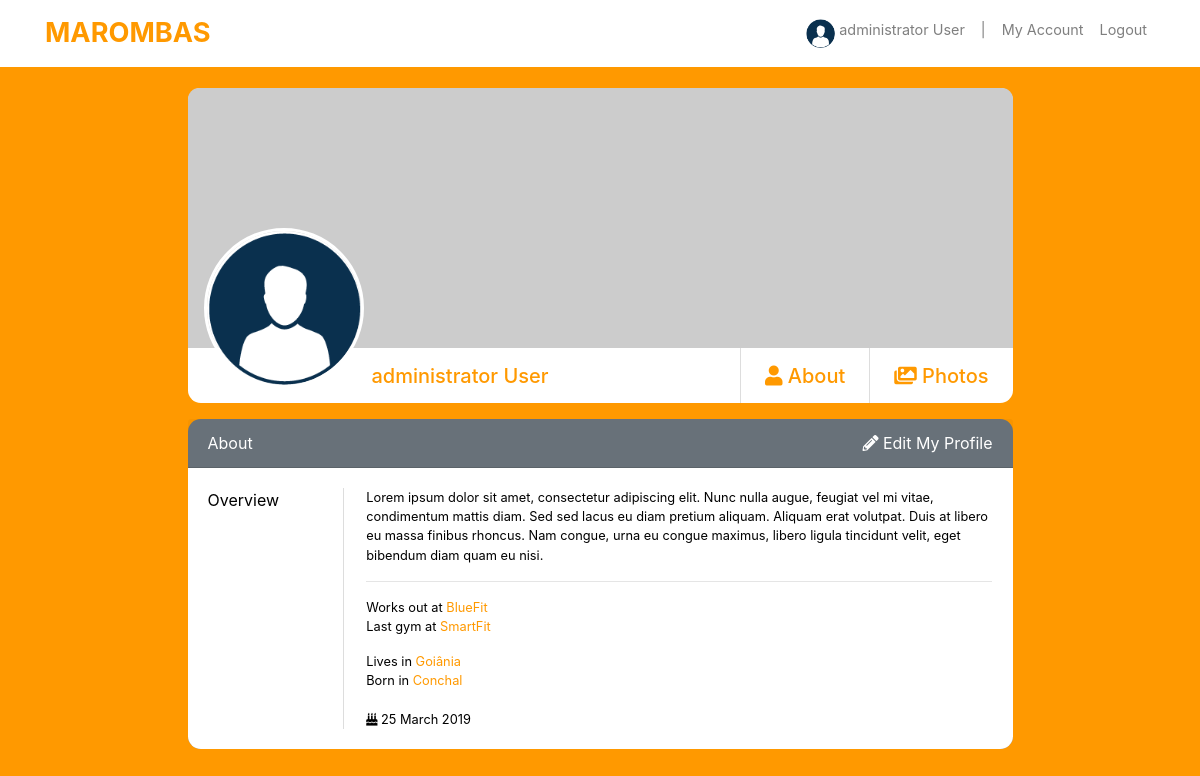
The page /profile/1/about/ (signed in) on the database its author committed.
### accounts/models.py (models this page shows)
class User(AbstractBaseUser, PermissionsMixin):
    first_name = models.CharField('First Name', max_length=50)
    last_name = models.CharField('Last Name', max_length=50)
    username = models.CharField('Username', max_length=60, unique=True)
    email = models.EmailField('E-mail', unique=True)
    birth_date = models.DateField('Birth Date', auto_now=False, null=True)
    description = models.TextField('Description', null=True, blank=True)
    description_card = models.TextField('Brief Description', null=True, blank=True)
    Prof_pic = models.ImageField('Profile Picture', upload_to='user_prof_pic', null=True, blank=True)
    album_photos = models.ImageField('Album photos', upload_to='album_photos', null=True, blank=True)
    cover_image = models.ImageField('Cover Image', upload_to='cover_pics', null=True, blank=True)
    date_joined = models.DateTimeField('Date joined', auto_now_add=True)
    works_out = models.CharField('Works out at', max_length=60)
    last_gym = models.CharField('Last Gym', max_length=60, default='last gym')
    city = models.CharField('Lives in', max_length=60)
    hometown = models.CharField('Hometown', max_length=60)
    is_active = models.BooleanField(default=True)
    is_admin = models.BooleanField(default=False)
    is_staff = models.BooleanField(default=False)
    USERNAME_FIELD = 'email'
    REQUIRED_FIELDS = ['username',]
    object = UserManager()
    class Meta:
        verbose_name = 'User'
        verbose_name_plural = 'Users'
    def __str__(self):
        return f"{self.first_name} {self.last_name}" or self.username

### accounts/views.py (the view)
# urls.py: path('<int:pk>/about/', views.about_page, name='about'),
@login_required
def about_page(request, pk):
    one_user = get_object_or_404(User, pk=pk)
    context = {'one_user': one_user}
    return render(request, 'accounts/about.html', context)

### accounts/context_processors.py (called while the page is built)
def user_list(request):
    latest_users = User.object.order_by('-date_joined')[:6]
    return {'user_list': latest_users}

### accounts/templates/accounts/about.html (shortened to what this page needs)
{% extends "base_profile.html" %}
{% load static %}
{% block content %}
    <div class="row d-flex justify-content-center">
        <div class="col-md-1"></div>
        <div class="col-md-9">
            <div class="card mb-3">
                <div class="wrapper">
                    {% if one_user.cover_image %}
                        <img src="{{ one_user.cover_image.url }}" class="card-img-top round-top-img">
                    {% else %}
                        <img src="https://dummyimage.com/600x400/707070/ffffff&text=image+cover" class="card-img-top round-top-img">
                    {% endif %}
                </div>
                <div class="card-body title-name">
                    <a href="{% url 'accounts:profile' one_user.pk %}">
                        {% if one_user.Prof_pic %}
                            <img src="{{ one_user.Prof_pic.url }}" class="prof_main_pic_card float-left mr-2 ml-3 mb-2">
                        {% else %}
                            <img src="{% static 'img/download.png' %}" class="prof_main_pic_card float-left mr-2 ml-3 mb-2">
                        {% endif %}
                    </a>
                    <a href="{% url 'accounts:profile' one_user.pk %}" class="link-color float-left"><h5 class="card-title mt-3">{{ one_user.first_name }} {{ one_user.last_name }}</h5></a>
                    <a href="{% url 'accounts:photos' one_user.pk %}" class="link-color float-right"><h5 class="card-title mr-4 mt-3"><i class="fas fa-images"></i> Photos</h5></a>
                    <a href="{% url 'accounts:about' one_user.pk %}" class="link-color float-right"><h5 class="card-title mr-4 mt-3"><i class="fas fa-user"></i> About</h5></a>
                </div>
            </div>
        </div>
        <div class="col-md-1"></div>
    </div>
    <div class="row d-flex justify-content-center">
        <div class="col-md-9">
            <div class="card text-white bg-secondary mb-3">
                <div class="card-header">
                    About
                    {% if user.pk == one_user.pk %}
                        <a href="{% url 'accounts:my_account' user.pk %}" class="link-color-w float-right"><i class="fas fa-pencil-alt"></i> Edit My Profile</a>
                    {% endif %}
                </div>
                <div class="card-body profiles-card">
                    <div class="row">
                        <div class="col-md-2">
                            Overview
                        </div>
                        <div class="col-md-1">
                            <div class="vl-card"></div>
                        </div>
                        <div class="col-md-9">
                            <p class="card-text margin-card">{{ one_user.description }}</p>
                            <hr class="margin-card">
                            <p class="card-text margin-card">
                                Works out at <a href="https://bluefit.com.br/" target="_blank" class="link-color">{{ one_user.works_out }}</a> <br>
                                Last gym at <a href="https://www.smartfit.com.br/" target="_blank" class="link-color">{{ one_user.last_gym }}</a>
                            </p>
                            <p class="card-text margin-card">
                                Lives in <a href="http://www.capital.sp.gov.br/" target="_blank" class="link-color">{{ one_user.city }}</a> <br>
                                Born in <a href="http://www.conchal.sp.gov.br/source/index.jsp" target="_blank" class="link-color">{{ one_user.hometown }}</a> <br><br>
                                <i class="fas fa-birthday-cake"></i> {{ one_user.birth_date|date:"d F Y" }}
                            </p>
                        </div>
                    </div>
                </div>
            </div>
        </div>
    </div>
{% endblock %}

### core/templates/base_profile.html (shortened to what this page needs)
<!DOCTYPE html>
{% load static %}
<html lang="en">
    <head>
        <link rel="stylesheet" href="https://stackpath.bootstrapcdn.com/bootstrap/4.3.1/css/bootstrap.min.css">
        <link rel="stylesheet" href="https://use.fontawesome.com/releases/v5.7.2/css/all.css">
        <link rel="stylesheet" href="{% static 'css/base_style.css' %}">
    </head>
    <body>
        <nav class="navbar fixed-top navbar-expand-lg navbar-light bg-light">
            <div class="container">
                <a class="navbar-brand" href="{% url 'index' %}">MAROMBAS</a>
                <div class="collapse navbar-collapse" id="navbarNav">
                    <ul class="navbar-nav ml-auto">
                        <li class="nav-item normal-li">
                            <a href="{% url 'accounts:profile' user.pk %}" class="nav-link">
                                {% if user.Prof_pic %}
                                    <img src="{{ user.Prof_pic.url }}" class="prof_pic d-inline-block align-top mr-1">{{ user }}
                                {% else %}
                                    <img src="{% static 'img/download.png' %}" class="prof_pic d-inline-block align-top mr-1">{{ user }}
                                {% endif %}
                            </a>
                        </li>
                        <li class="nav-item normal-li">
                            <span class="nav-link">|</span>
                        </li>
                        <li class="nav-item normal-li">
                            <a href="{% url 'accounts:my_account' user.pk %}" class="nav-link">My Account</a>
                        </li>
                        <li class="nav-item normal-li">
                            <a href="{% url 'logout' %}" class="nav-link">Logout</a>
                        </li>
                    </ul>
                </div>
            </div>
        </nav>
        <div class="container">
            {% block content %}
            {% endblock %}
        </div>
    </body>
</html>

### core/static/css/base_style.css (style rules this page uses)
body { background-color: #FF9900; }
.bg-light { background-color: #fff !important; }
.navbar-nav { font-size: 0.9rem; }
.navbar-light .navbar-brand { color: #FF9900; font-weight: bold; font-size: 1.7em; }
.prof_pic { border-radius: 50%; width: 1.8rem; height: 1.8rem; object-fit: cover; }
.prof_main_pic_card { border-radius: 50%; width: 10rem; height: 10rem; object-fit: cover; margin: -120px 0px 0px 0px; border: 3px solid white; }
.card { border: none; border-radius: 0.8rem; }
.card-text { font-size: 0.8rem; }
.link-color { color: #FF9900; }
.link-color-w { color: white; }
.profiles-card { background-color: white; color: black; border-bottom-left-radius: 0.8rem; border-bottom-right-radius: 0.8rem; }
.round-top-img { height: 260px; object-fit: cover; border-top-left-radius: 0.7rem; border-top-right-radius: 0.7rem; }
.wrapper { height: 260px; width: 100%; }
.title-name { padding: 0; }
.vl-card { border-left: 1px solid #dddddd; height: 100%; }
.margin-card { margin-left: -45px; }
li, .help-block { color: #6c757d; font-size: 0.75rem; }
.normal-li { font-size: 0.9rem; }

### rows shown on the page
User: first_name+last_name "administrator User", first_name "administrator", last_name "User", description "Lorem ipsum dolor sit amet, consectetur adipiscing elit. Nunc nulla augue, feugiat vel mi vitae, condimentum mattis diam. Sed sed lacus eu diam pretium aliquam. Aliquam erat volutpat. Duis at libero eu massa finibus rhoncus. Nam congue, urna eu congue maximus, libero ligula tincidunt velit, eget bibendum diam quam eu nisi.", works_out "BlueFit", last_gym "SmartFit", city "Goiânia", hometown "Conchal", birth_date "25 March 2019"
